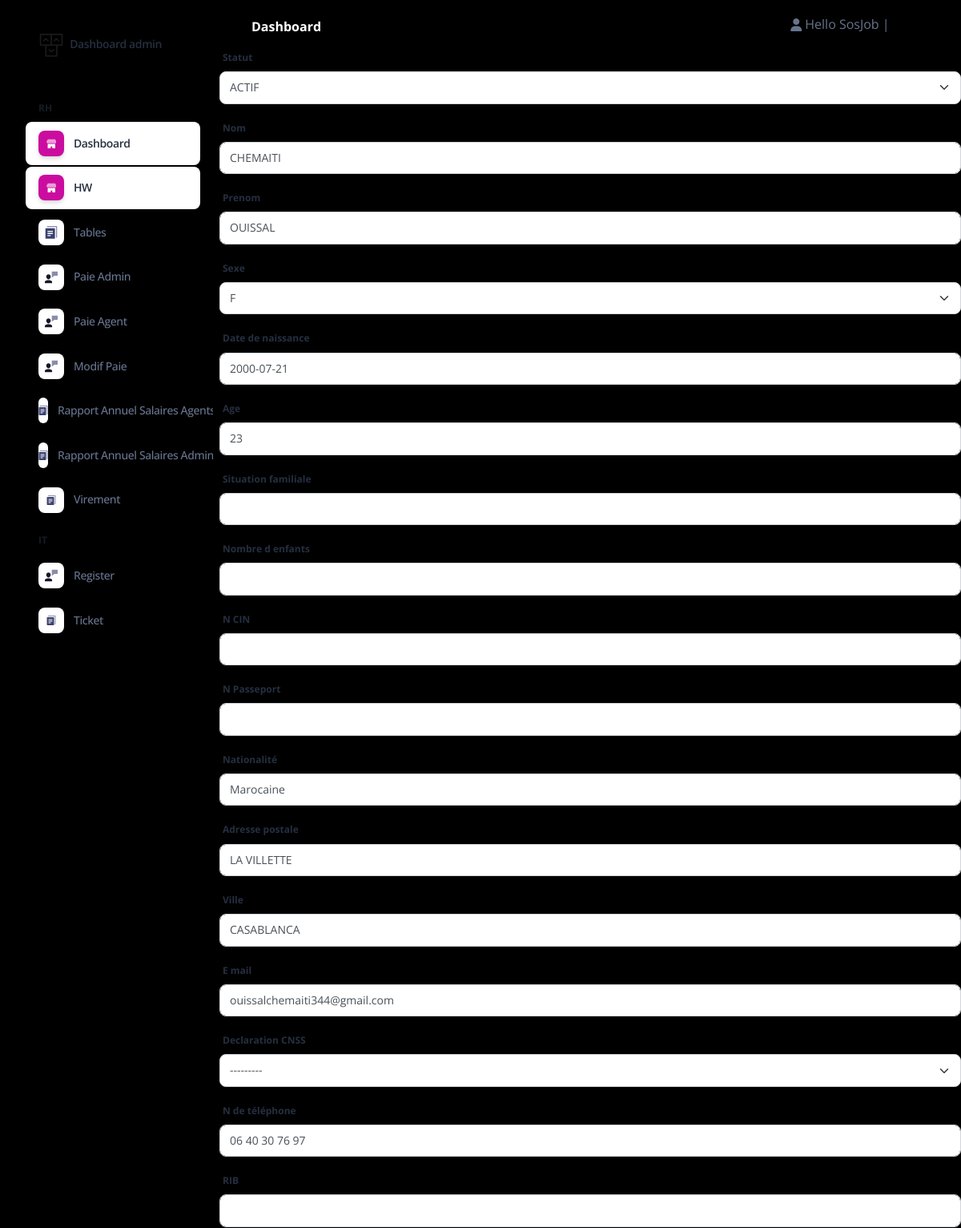
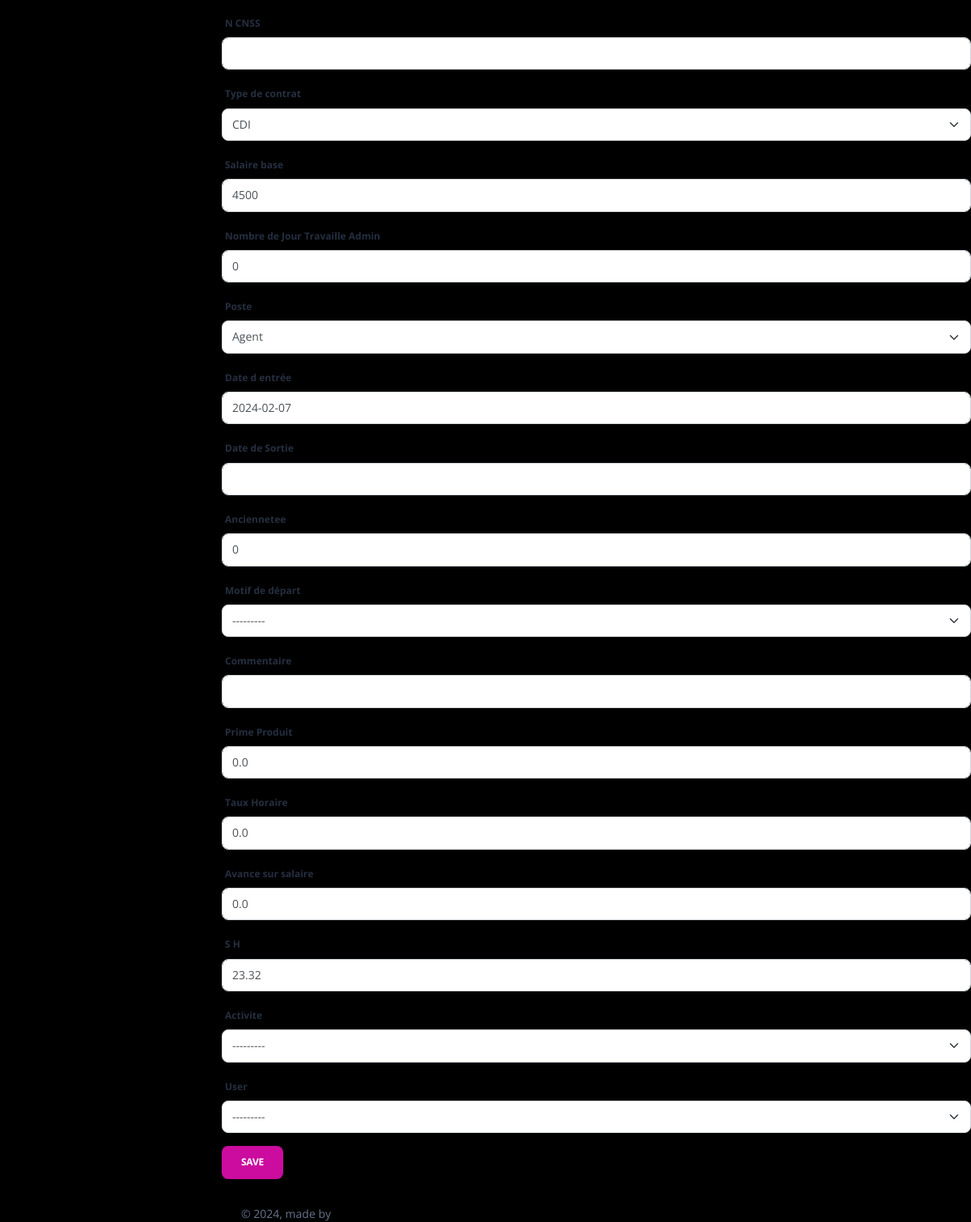
Before: /EditC/8 (signed in) with the older database file (2 pictures, top to bottom).
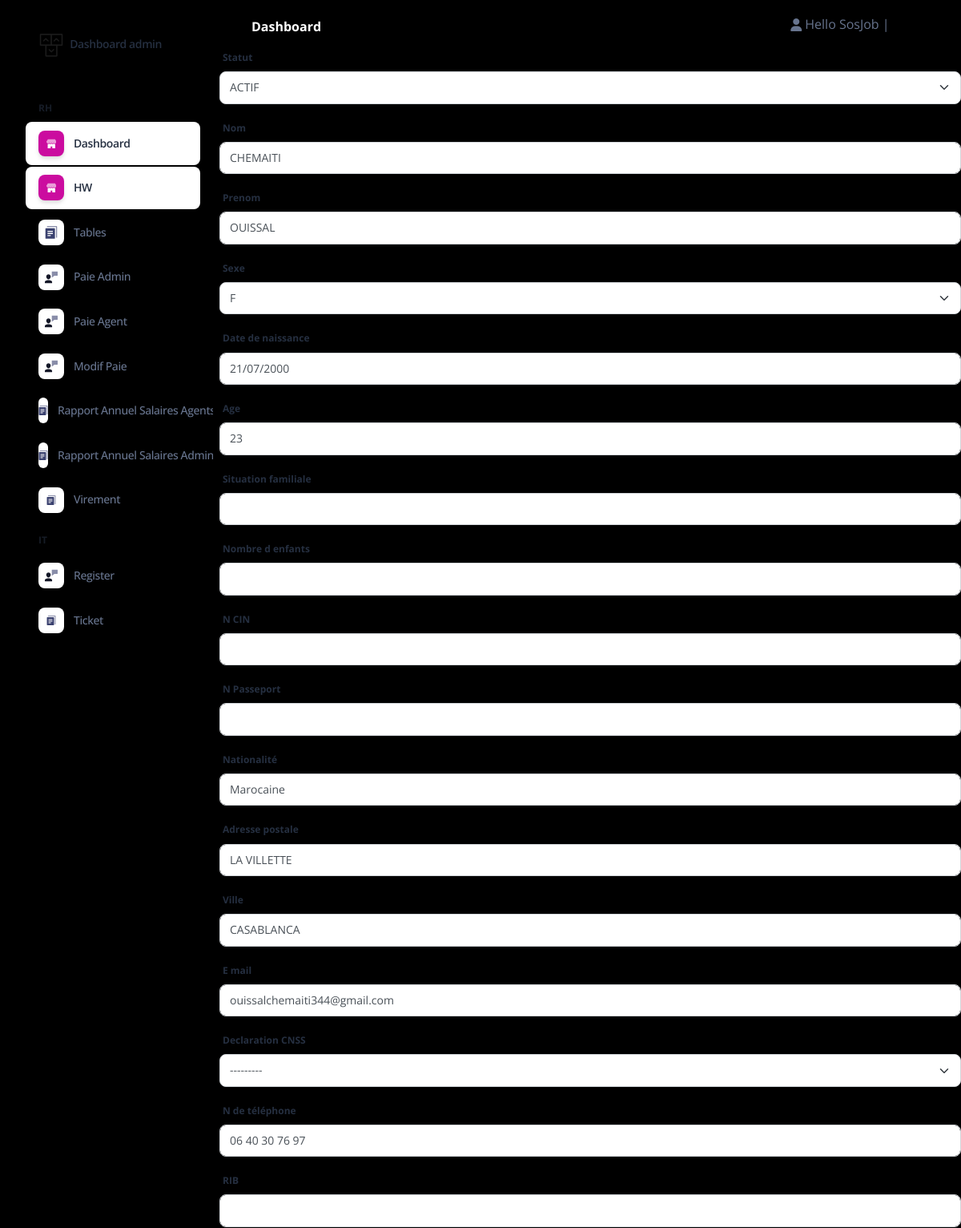
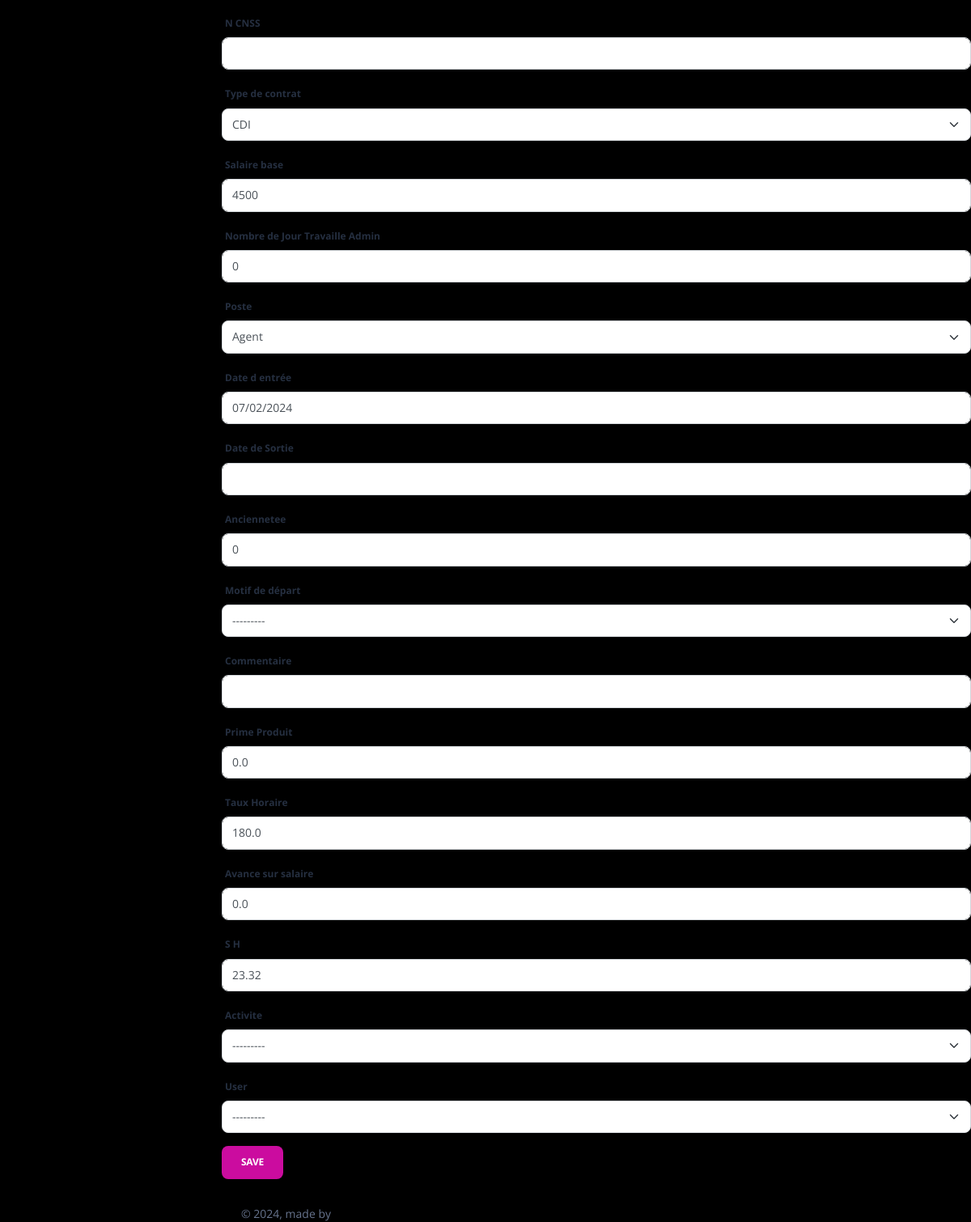
After: the same page with the newer database file (2 pictures, top to bottom).
### admin_Sos/models.py (models this page shows, shortened)
class Collaborateur(models.Model):
    STATUT_statut = (
        ('ACTIF','ACTIF'),
        ('INACTIF','INACTIF'),
        ('FORMATION','FORMATION'),
        ('STAGE','STAGE'),
    )
    STATUT_activite = (
        ('FRANCE','FRANCE'),
        ('CANADA','CANADA'),
    )
    STATUT_causededepart = (
        ('Demission','Demission'),
        ('Licenciement','Licenciement'),
        ('FPE','FPE'),
        ('Fin de contrat','Fin de contrat'),
        ('Comportement','Comportement'),
        ('Etudes','Etudes'),
        ('Sans motif(Volantaire)','Sans motif(Volantaire)'),
    )
    Contart = (
        ('Etranger','Etranger'),
        ('Stage','Stage'),
        ('CDD','CDD'),
        ('CDI','CDI'),
    )
    statut_sexe = (
        ('H','H'),
        ('F','F'),
    )
    statut_Poste = (
        ('Agent','Agent'),
        ('Admin','Admin'),
        ('RH','RH'),
    )
    statut_TF = (
        ('OUI','OUI'),
        ('NON','NON'),
    )
    Statut = models.CharField(max_length=10,null=True,blank=True,choices=STATUT_statut)
    Nom = models.CharField(max_length=50,null=True,blank=True)
    Prenom = models.CharField(max_length=50,null=True,blank=True)
    Sexe = models.CharField(max_length=5,null=True,blank=True,choices=statut_sexe)
    Date_de_naissance = models.DateField(null=True,blank=True)
    Age = models.PositiveIntegerField(null=True,blank=True)
    Situation_familiale = models.CharField(max_length=10, null=True,blank=True)
    Nombre_d_enfants = models.FloatField(default=0, null=True,blank=True)
    N_CIN =models.CharField(default="-",max_length=12 ,null=True,blank=True)
    N_Passeport=models.CharField(default="-",max_length=30 ,null=True,blank=True)
    Nationalité=models.CharField(default="-",max_length=20,null=True,blank=True)
    Adresse_postale=models.CharField(default="-",max_length=200,null=True,blank=True)
    Ville=models.CharField(default="-",max_length=20,null=True,blank=True)
    E_mail= models.EmailField(null=True,blank=True)
    Declaration_CNSS= models.CharField(max_length=10,null=True,blank=True,choices=statut_TF)
    N_de_téléphone=models.CharField(max_length=20,null=True,blank=True)
    RIB = models.CharField(default="-",max_length=30,null=True,blank=True)
    N_CNSS= models.CharField(default="-",max_length=20,null=True,blank=True)
    Type_de_contrat= models.CharField(max_length=10,null=True,blank=True,choices=Contart)
    Salaire_base = models.PositiveBigIntegerField(null=True,blank=True)
    Nombre_de_Jour_Travaille_Admin= models.PositiveIntegerField(default=0,null=True,blank=True)
    Poste = models.CharField(max_length=10,null=True,blank=True,choices=statut_Poste)
    Date_d_entrée = models.DateField(null=True,blank=True)
    Date_de_Sortie = models.DateField(null=True,blank=True)
    anciennetee = models.IntegerField(default=0,null=True, blank=True)
    Motif_de_départ = models.CharField(default="-",max_length=1000,null=True,blank=True,choices=STATUT_causededepart)
    Commentaire = models.CharField(default="-",max_length=1000,null=True,blank=True)
    Prime_Produit = models.FloatField(default=0,null=True,blank=True)
    Taux_Horaire= models.FloatField(default=0,null=True,blank=True)
    Avance_sur_salaire = models.FloatField(default=0,null=True,blank=True)
    S_H = models.FloatField(default=0,null=True, blank=True)
    Activite=models.CharField(max_length=10,null=True,blank=True,choices=STATUT_activite)
    user =models.OneToOneField(User, null=True,blank=True,on_delete=models.CASCADE)

### admin_Sos/decorators.py (the view)
        def wrapper_func(request,*args, **kwargs):
            group=None
            if request.user.groups.exists():
                group= request.user.groups.all()[0].name
            if group == 'Admin':
                return view_func(request,*args, **kwargs)
            if group == 'Agent':
                return redirect('home')
            else:
                return redirect('login')

### admin_Sos/forms.py
class Collaborateurform(forms.ModelForm):
    class Meta:
        model=Collaborateur
        fields= '__all__'

### admin_Sos/views.py (called while the page is built)
@login_required(login_url='login')
@admin_only
def EditCView(request,id):
    instance= Collaborateur.objects.get(id=id)
    if request.method == "POST":
        form = Collaborateurform(data=request.POST,files=request.FILES,instance=instance)
        if form.is_valid:
            form.save()
            return redirect('table')
    if request.method == "GET":
        form = Collaborateurform(instance=instance)
    return render(request,'admin_/EditC.html',{'form':form,'collaborateur':instance})

### Templates/admin_/EditC.html (shortened to what this page needs)
{% extends 'admin_/Base/homebase_admin.html' %}
{% block body %}{% include 'admin_/content/Modify/content_editC.html'%}{% endblock  %}

### Templates/admin_/content/Modify/content_editC.html (shortened to what this page needs)
{% load crispy_forms_tags %}
<form method="POST" enctype="multipart/form-data" data-url="{% url 'EditC' id=collaborateur.id %}" class="create-form">
   {{form|crispy}}
   <button type="submit" name="Ajouter" value="Ajouter" class="btn btn-primary">Save</button>
</form>

Changed rows visible on the page:
changed Collaborateur "ACTIF": Date_de_naissance "2000-07-21" → "21/07/2000"; Date_d_entrée "2024-02-07" → "07/02/2024"; Taux_Horaire "0.0" → "180.0"
